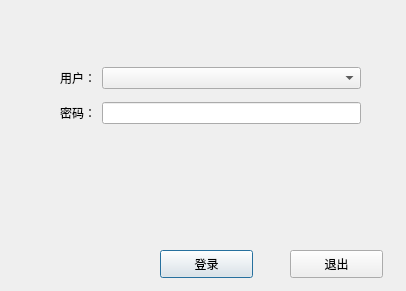
<?xml version="1.0" encoding="UTF-8"?>
<ui version="4.0">
 <class>LoginDialogClass</class>
 <widget class="QDialog" name="LoginDialogClass">
  <property name="geometry">
   <rect>
    <x>0</x>
    <y>0</y>
    <width>406</width>
    <height>291</height>
   </rect>
  </property>
  <property name="windowTitle">
   <string>Dialog</string>
  </property>
  <widget class="QPushButton" name="loginButton">
   <property name="geometry">
    <rect>
     <x>160</x>
     <y>250</y>
     <width>93</width>
     <height>28</height>
    </rect>
   </property>
   <property name="text">
    <string>登录</string>
   </property>
  </widget>
  <widget class="QPushButton" name="quitButton">
   <property name="geometry">
    <rect>
     <x>290</x>
     <y>250</y>
     <width>93</width>
     <height>28</height>
    </rect>
   </property>
   <property name="text">
    <string>退出</string>
   </property>
  </widget>
  <widget class="QWidget" name="layoutWidget">
   <property name="geometry">
    <rect>
     <x>60</x>
     <y>60</y>
     <width>301</width>
     <height>71</height>
    </rect>
   </property>
   <layout class="QGridLayout" name="gridLayout">
    <item row="0" column="0">
     <widget class="QLabel" name="label_2">
      <property name="text">
       <string>用户：</string>
      </property>
     </widget>
    </item>
    <item row="0" column="1">
     <widget class="QComboBox" name="userComboBox"/>
    </item>
    <item row="1" column="0">
     <widget class="QLabel" name="label">
      <property name="text">
       <string>密码：</string>
      </property>
     </widget>
    </item>
    <item row="1" column="1">
     <widget class="QLineEdit" name="passwordEdit"/>
    </item>
   </layout>
  </widget>
 </widget>
 <resources/>
 <connections/>
</ui>
